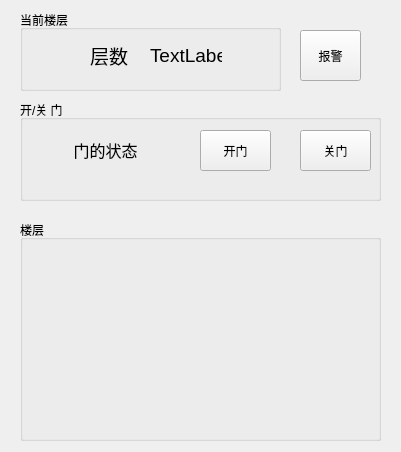
<?xml version="1.0" encoding="UTF-8"?>
<ui version="4.0">
 <class>elevator</class>
 <widget class="QWidget" name="elevator">
  <property name="geometry">
   <rect>
    <x>0</x>
    <y>0</y>
    <width>401</width>
    <height>452</height>
   </rect>
  </property>
  <property name="windowTitle">
   <string>Form</string>
  </property>
  <widget class="QPushButton" name="btn_call">
   <property name="geometry">
    <rect>
     <x>300</x>
     <y>30</y>
     <width>61</width>
     <height>51</height>
    </rect>
   </property>
   <property name="text">
    <string>报警</string>
   </property>
  </widget>
  <widget class="QGroupBox" name="groupBox_door">
   <property name="geometry">
    <rect>
     <x>20</x>
     <y>100</y>
     <width>361</width>
     <height>101</height>
    </rect>
   </property>
   <property name="title">
    <string>开/关 门</string>
   </property>
   <widget class="QPushButton" name="btn_open">
    <property name="geometry">
     <rect>
      <x>180</x>
      <y>30</y>
      <width>71</width>
      <height>41</height>
     </rect>
    </property>
    <property name="text">
     <string>开门</string>
    </property>
   </widget>
   <widget class="QPushButton" name="btn_close">
    <property name="geometry">
     <rect>
      <x>280</x>
      <y>30</y>
      <width>71</width>
      <height>41</height>
     </rect>
    </property>
    <property name="text">
     <string>关门</string>
    </property>
   </widget>
   <widget class="QLabel" name="label_door_status">
    <property name="geometry">
     <rect>
      <x>30</x>
      <y>10</y>
      <width>111</width>
      <height>81</height>
     </rect>
    </property>
    <property name="font">
     <font>
      <pointsize>16</pointsize>
     </font>
    </property>
    <property name="text">
     <string>&lt;html&gt;&lt;head/&gt;&lt;body&gt;&lt;p&gt;&lt;span style=&quot; font-size:12pt;&quot;&gt;门的状态&lt;/span&gt;&lt;/p&gt;&lt;/body&gt;&lt;/html&gt;</string>
    </property>
    <property name="alignment">
     <set>Qt::AlignCenter</set>
    </property>
   </widget>
  </widget>
  <widget class="QGroupBox" name="groupBox_floor">
   <property name="geometry">
    <rect>
     <x>20</x>
     <y>220</y>
     <width>361</width>
     <height>221</height>
    </rect>
   </property>
   <property name="title">
    <string>楼层</string>
   </property>
  </widget>
  <widget class="QGroupBox" name="groupBox_message">
   <property name="geometry">
    <rect>
     <x>20</x>
     <y>10</y>
     <width>261</width>
     <height>81</height>
    </rect>
   </property>
   <property name="title">
    <string>当前楼层</string>
   </property>
   <widget class="QLabel" name="label_status">
    <property name="geometry">
     <rect>
      <x>130</x>
      <y>20</y>
      <width>72</width>
      <height>51</height>
     </rect>
    </property>
    <property name="font">
     <font>
      <pointsize>14</pointsize>
     </font>
    </property>
    <property name="text">
     <string>&lt;html&gt;&lt;head/&gt;&lt;body&gt;&lt;p&gt;&lt;span style=&quot; font-size:14pt;&quot;&gt;TextLabel&lt;/span&gt;&lt;/p&gt;&lt;/body&gt;&lt;/html&gt;</string>
    </property>
   </widget>
   <widget class="QLabel" name="label_current_floor">
    <property name="geometry">
     <rect>
      <x>70</x>
      <y>20</y>
      <width>51</width>
      <height>51</height>
     </rect>
    </property>
    <property name="font">
     <font>
      <pointsize>14</pointsize>
     </font>
    </property>
    <property name="text">
     <string>&lt;html&gt;&lt;head/&gt;&lt;body&gt;&lt;p&gt;&lt;span style=&quot; font-size:14pt;&quot;&gt;层数&lt;/span&gt;&lt;/p&gt;&lt;/body&gt;&lt;/html&gt;</string>
    </property>
   </widget>
  </widget>
  <zorder>groupBox_door</zorder>
  <zorder>btn_call</zorder>
  <zorder>groupBox_floor</zorder>
  <zorder>groupBox_message</zorder>
 </widget>
 <resources/>
 <connections/>
</ui>
